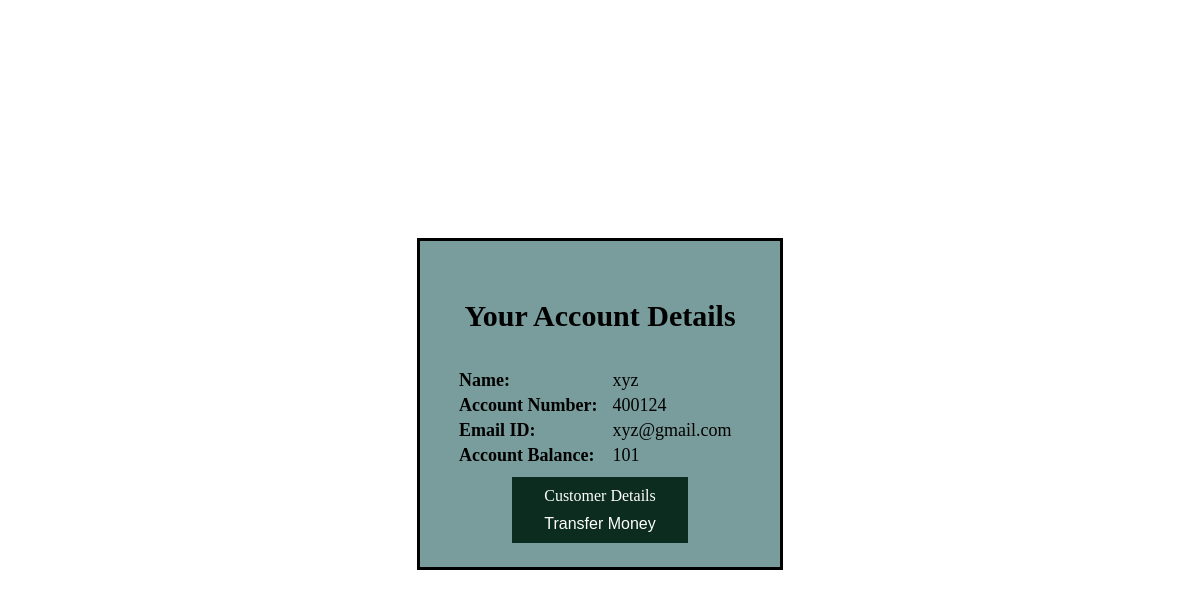
The app's page /details.php?accno=400124 with its own data.
### tables this page shows
CREATE TABLE `customer_details` (
  `accno` int(11) NOT NULL,
  `name` varchar(20) NOT NULL,
  `email` varchar(40) NOT NULL,
  `account_balance` int(11) DEFAULT NULL
);

### details.php (the view, shortened to what this page needs)
<?php
$accno=$_GET['accno'];
$servername = "localhost";
$username = "root";
$password = "";
$database = "bankingsystem_tsfinternship";
$conn = mysqli_connect($servername,$username,$password,$database);
?>
<!DOCTYPE html>
<html lang="en">
<head>
    <link rel="stylesheet" href="CSS/details.css">
</head>
<body>
    <?php
        $sql = "SELECT * FROM `customer_details` WHERE `accno` = $accno";
        $result = mysqli_query($conn,$sql);
        if($result){
            while($row = mysqli_fetch_assoc($result)){
                $name = $row['name'];
                $email = $row['email'];
                $acc_bal = $row['account_balance'];
            }
        }
    ?>
    <h1 class="h1">RM Banking Portal</h1>
    <div class="main">
        <div class="container1">
            <div class="container2">
                <h3>Your Account Details</h3>
                <table>
                   <tbody>
                       <tr>
                            <th>Name:</th>
                            <td><?php echo $name;?></td>
                       </tr>
                       <tr>
                            <th>Account Number:</th>
                            <td><?php echo $accno;?></td>
                       </tr>
                       <tr>
                            <th>Email ID:</th>
                            <td><?php echo $email;?></td>
                       </tr>
                       <tr>
                            <th>Account Balance:</th>
                            <td><?php echo $acc_bal;?></td>
                       </tr>
                   </tbody>
                </table>
                <form method="POST" action="transferMoney.php">
                    <a class="button" href="customerDetails.php">Customer Details</a>
                    <input class="button" type="submit" value="Transfer Money">
                </form>
            </div>
        </div>
    </div>
</body>
</html>

### CSS/details.css (style rules this page uses)
body, html { height: 100%; }
body { background-image: url('https://mcdn.wallpapersafari.com/medium/68/93/hSEvPY.jpg'); background-repeat: no-repeat; background-size: cover; background-position: center; }
.h1 { display: flex; align-items: center; justify-content: center; font-size: 40px; font-weight: 800; margin-top: 0%; padding-top: 5%; font-family: 'Times New Roman', Times, serif; font-variant: small-caps; color: #ffffff; }
.main { display: table; position: absolute; top: 0; left: 0; height: 100%; width: 100%; }
.container1 { display: table-cell; vertical-align: middle; }
.container2 { margin-left: auto; margin-right: auto; width: 30%; text-align: center; border: solid; padding: 2% 0%; background-color: #2863609f; }
.container2 h3 { font-size: 30px; padding-top: 1%; }
.container2 table { margin: 0 auto; text-align: left; width: 80%; font-size: 18px; padding-top: 1%; padding-bottom: 5%; }
.button { background-color: #0b2c1e; border: none; color: white; padding: 10px 32px; text-align: center; text-decoration: none; font-size: 16px; margin: 0% 1%; }

### records on screen
customer_details: name "xyz", email "xyz@gmail.com", account_balance "101"

### other values on screen
$accno "400124"
